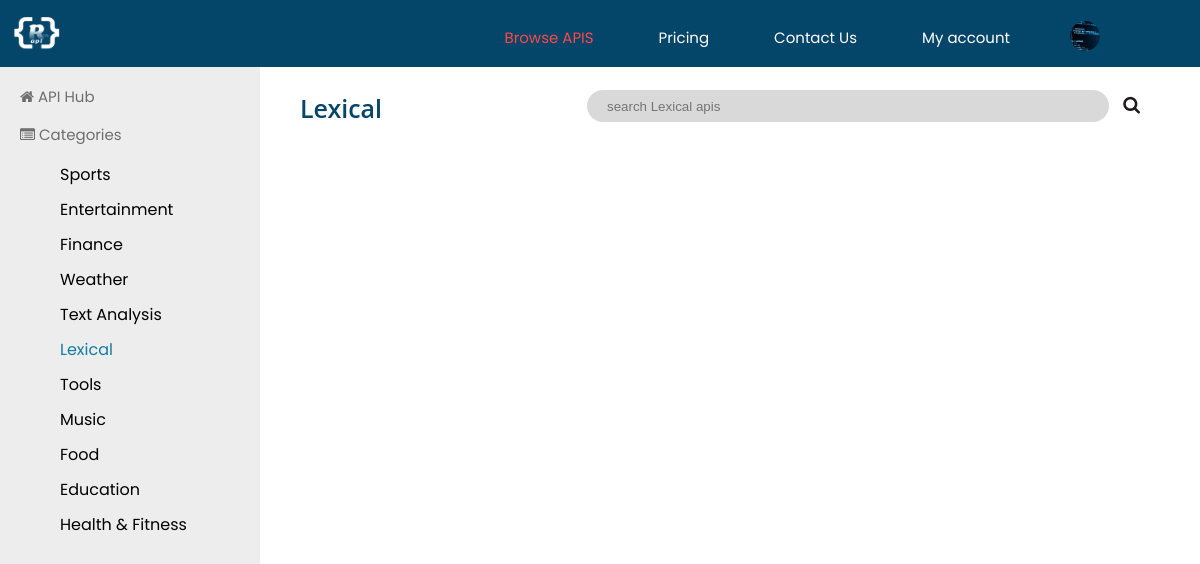
Screenshot of /categories/?category=lexical (signed in) with the database file from the repository.
### roniib_api/models.py (models this page shows, shortened)
class APICategories(models.Model):
    category=models.CharField(max_length=255)
    category_short=models.CharField(max_length=255)

### roniib_api/views.py (the view)
# urls.py: path('categories/', views.apicategories, name='apicategories'),
def apicategories(request):
    category=request.GET.get('category','')
    recommended=[]
    popular=ApiDocumentation.objects.all().order_by('-api_subscribers')[:3]
    rc=ApiDocumentation.objects.all().order_by('-api_total_requests')
    count=0
    for r in rc:
        if count>=3:
            break
        if r not in popular:
            recommended.append(r)
            count+=1
    context={
        'categories': APICategories.objects.all(),
        'popular':popular,
        'recommended':recommended,
    }
    if category:
        cat=APICategories.objects.filter(category_short=category).first()
        if cat:
            context={
                'categories':APICategories.objects.all(),
                'selected_category':group_into_subgroups(ApiDocumentation.objects.filter(api_category=cat)),
                'selected_category_name':cat.category,
            }
    return render(request,'apicategories.html',context=context)

### roniib_api/views.py (called while the page is built)
def group_into_subgroups(items):
    subgroups = []
    subgroup_size = 3
    for i in range(0, len(items), subgroup_size):
        subgroup = items[i:i+subgroup_size]
        subgroups.append(subgroup)
    return subgroups

### roniib_api/templates/apicategories.html (shortened to what this page needs)
<!DOCTYPE html>
<html lang="en">
{% load static %}
<head>
    <link rel="stylesheet" href="{% static '/css/main.css' %}">
    <link rel="stylesheet" href="https://cdnjs.cloudflare.com/ajax/libs/font-awesome/4.7.0/css/font-awesome.min.css">
</head>
<body>
<nav class="topnav">
    <img src="{% static 'images/light_blue_png.png' %}" alt="roniib icon" width="50" height="40"
         style="margin-top:10px;margin-left:10px">
    <ul class="topLinks">
        <li><a href="#" class="active">Browse APIS</a></li>
        <li><a href="{% url 'pricing' %}" class="inactive">Pricing</a></li>
        <li><a href="{% url 'contact' %}" class="inactive">Contact Us</a></li>
        {% if not request.user.is_authenticated %}
        <li><a href="{% url 'login' %}" class="inactive">Sign In</a></li>
        <li><a href="{% url 'register' %}" class="inactive">Register</a></li>
        {% else %}
        <li><a href="{% url 'myaccount' %}" class="inactive">My account</a></li>
        <img src="{% static 'images/bgimg.jpg' %}"
             width="30" height="30" style="border-radius:30px;margin-top:5px">
        {% endif %}
    </ul>
</nav>
<div style="display: flex;margin-top: 50px;">
    <div style="width: 20%;background: #EDEDED;;padding: 20px;">
        {% if selected_category_name %}
        <a href="{% url 'apicategories' %}" class="active">
            <p>
                    <span>
                        <i class="fa fa-home"></i>
                    </span>
                API Hub
            </p>
        </a>
        {% endif %}
        <p>
            <span>
                    <i class="fa fa-list-alt"></i>
                </span>
            Categories</p>
        <ul style=" list-style-type: none;">
            {% for c in categories %}
            {% if selected_category_name == c.category %}
            <a class="lnk-inactive" href="{% url 'apicategories' %}?category={{c.category_short}}">
                <li style="color: #0E7DA6;">{{c.category}}</li>
            </a>
            {% else %}
            <a class="lnk-inactive" href="{% url 'apicategories' %}?category={{c.category_short}}">
                <li>{{c.category}}</li>
            </a>
            {% endif %}
            {% endfor %}
        </ul>
    </div>
    {% if selected_category_name %}
    <div class="right-part">
        <div class="with-search">
            <h2>{{selected_category_name}}</h2>
            <div>
                <input type="text" placeholder="search {{selected_category_name}} apis">
                <i class="fa fa-search" style="font-size:18px"></i>
            </div>
        </div>
    </div>
    {% endif %}
</div>
</body>
</html>

### roniib_api/static/css/main.css (style rules this page uses)
body { margin: 0px; font-family: Poppins; }
.topnav { background-color: rgba(4, 69, 106, 1); display: flex; width: 100%; justify-content: space-between; position: fixed; top: 0; z-index: 2; width: 100%; box-shadow: inset; }
.topnav a { margin-top: 15px; margin-left: 5px; }
.topnav ul { display: flex; justify-content: center; align-items: right; gap: 60px; list-style-type: none; cursor: pointer; }
a.active { color: #ff4747; text-decoration: none; }
a.inactive { color: #ffffff; text-decoration: none; }
.right-part { width: 80%; padding: 20px; overflow-y: scroll; height: 85vh; padding-left: 40px; }
body { background: url('https://images.inc.com/uploaded_files/image/1024x576/software-computer-code-1940x900_35196.jpg'), }
.with-search { display: flex; justify-content: space-between; margin-right: 40px; }
.with-search input { padding-left: 20px; height: 30px; margin-top: 20px; width: 500px; border-radius: 20px; border: none; background: #D9D9D9; }
.with-search i { margin-left: 10px; margin-top: 25px; color: #1D1B1B; }
a { text-decoration: none; }
.lnk-inactive { color: #000; }
ul li { margin-top: 10px; }
.topLinks { text-decoration: none; right: 0; margin-right: 100px; }
.topLinks li { color: #FFF; font-size: 15px; font-style: normal; line-height: normal; }
p { color: #6E6E6E; font-size: 15px; }
h2 { font-family: 'Open Sans', sans-serif; font-size: 25px; font-weight: 550; color: rgba(4, 69, 106, 1); }

### rows the page displays
APICategories: category "Sports"
APICategories: category "Entertainment"
APICategories: category "Finance"
APICategories: category "Weather"
APICategories: category "Text Analysis"
APICategories: category "Lexical", category "search Lexical apis"
APICategories: category "Tools"
APICategories: category "Music"
APICategories: category "Food"
APICategories: category "Education"
APICategories: category "Health & Fitness"
